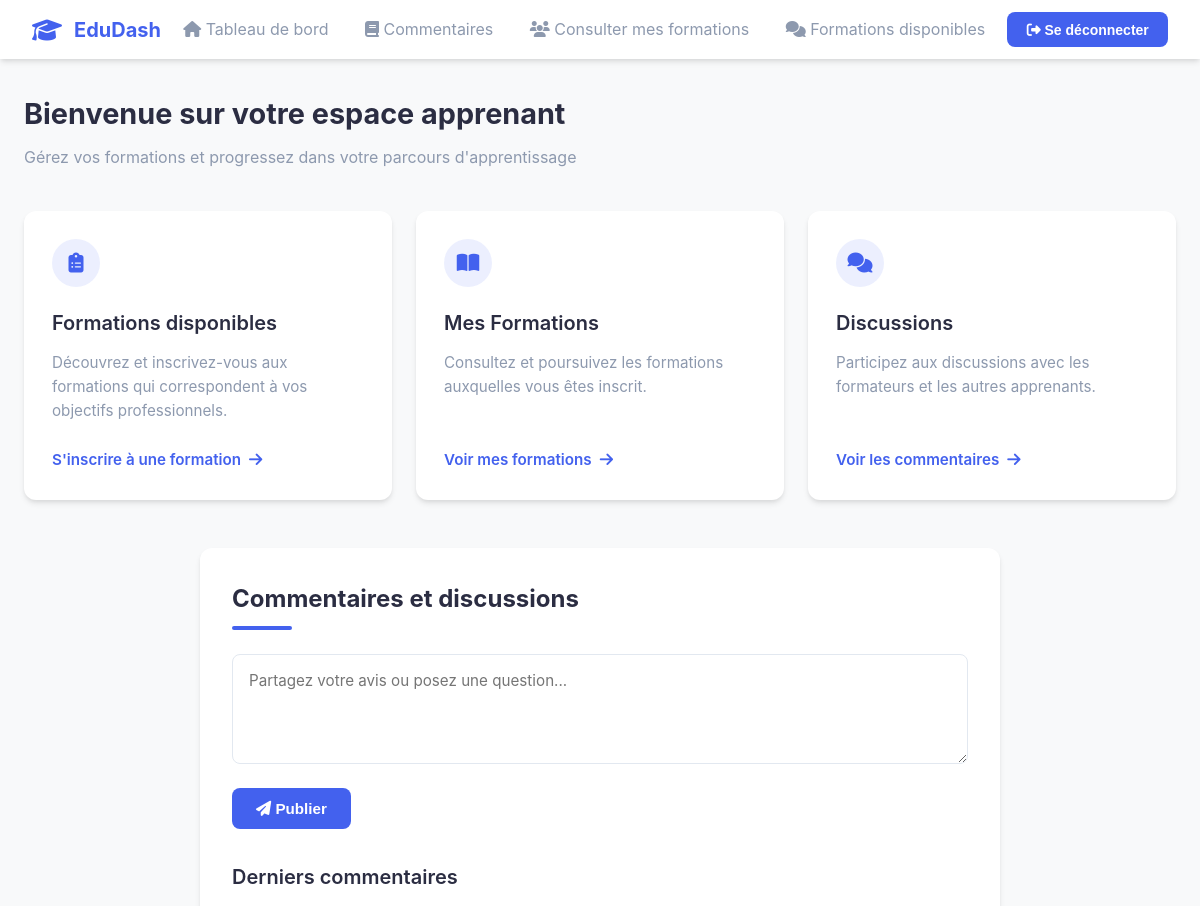
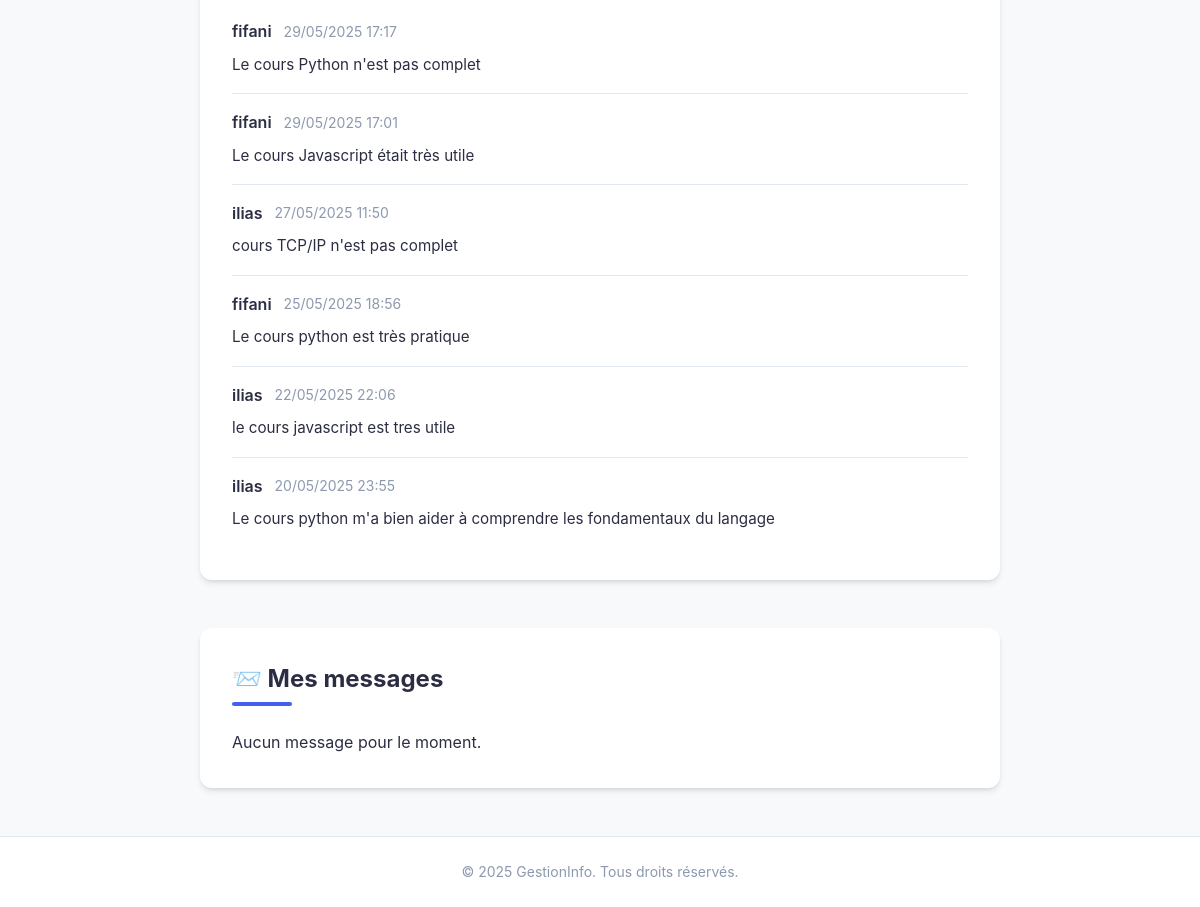
/dashboard/apprenant/ (signed in), run on the app's committed database (2 pictures, top to bottom).
### myapp/models.py (models this page shows, shortened)
class Commentaire(models.Model):
    utilisateur = models.ForeignKey(Utilisateur, on_delete=models.CASCADE)
    commentaire = models.TextField()
    date = models.DateTimeField(auto_now_add=True)

class Utilisateur(AbstractUser):
    def __str__(self):
        return self.username

### myapp/views.py (the view)
# urls.py: path('dashboard/apprenant/', views.dashboard_apprenant, name='dashboard_apprenant'),
@login_required
def dashboard_apprenant(request):
    user = request.user
    from .models import Message
    messages = Message.objects.filter(recipient=user).order_by('-timestamp')
    commentaires = Commentaire.objects.order_by('-date')[:10]
    try:
        apprenant = Apprenant.objects.get(utilisateur=request.user)
        formations = [insc.formation for insc in InscriptionsProgress.objects.filter(apprenant=apprenant)]
    except Apprenant.DoesNotExist:
        formations = []
    return render(request, 'dashboard/apprenant.html', {'commentaires': commentaires, 'formations': formations, 'messages': messages,})

### myapp/templates/dashboard/apprenant.html (shortened to what this page needs)
<!DOCTYPE html>
<html lang="fr">
<head>
    <link rel="stylesheet" href="https://cdnjs.cloudflare.com/ajax/libs/font-awesome/6.4.0/css/all.min.css">
</head>
<body>
    <nav class="navbar">
        <div class="logo">
            <i class="fas fa-graduation-cap"></i>
            <span>EduDash</span>
        </div>
         <nav class="nav-menu">
                <a href="#" class="nav-link active">
                    <i class="fas fa-home"></i>
                    <span>Tableau de bord</span>
                </a>
                <a href="{% url 'ajouter_commentaire' %}" class="nav-link">
                    <i class="fas fa-book"></i>
                    <span> Commentaires </span>
                </a>
                <a href="{% url 'mes_formations' %}" class="nav-link">
                    <i class="fas fa-users"></i>
                    <span>Consulter mes formations </span>
                </a>
                <a href="{% url 'formations_disponibles'%}" class="nav-link">
                    <i class="fas fa-comments"></i>
                    <span>Formations disponibles </span>
                </a>
            </nav>
        <form method="post" action="{% url 'logout' %}">
            <button type="submit" class="logout-btn">
                <i class="fas fa-sign-out-alt"></i> Se déconnecter
            </button>
        </form>
    </nav>
    <div class="container">
        <div class="welcome-section">
            <h1>Bienvenue sur votre espace apprenant</h1>
            <p>Gérez vos formations et progressez dans votre parcours d'apprentissage</p>
        </div>
        <div class="grid">
            <div class="card">
                <div class="card-icon">
                    <i class="fas fa-clipboard-list"></i>
                </div>
                <h3>Formations disponibles</h3>
                <p>Découvrez et inscrivez-vous aux formations qui correspondent à vos objectifs professionnels.</p>
                <a href="{% url 'formations_disponibles' %}" class="card-link">
                    S'inscrire à une formation
                    <i class="fas fa-arrow-right"></i>
                </a>
            </div>
            <div class="card">
                <div class="card-icon">
                    <i class="fas fa-book-open"></i>
                </div>
                <h3>Mes Formations</h3>
                <p>Consultez et poursuivez les formations auxquelles vous êtes inscrit.</p>
                <a href="{% url 'mes_formations' %}" class="card-link">
                    Voir mes formations
                    <i class="fas fa-arrow-right"></i>
                </a>
            </div>
            <div class="card">
                <div class="card-icon">
                    <i class="fas fa-comments"></i>
                </div>
                <h3>Discussions</h3>
                <p>Participez aux discussions avec les formateurs et les autres apprenants.</p>
                <a href="#comment-section" class="card-link">
                    Voir les commentaires
                    <i class="fas fa-arrow-right"></i>
                </a>
            </div>
        </div>
        <div class="comment-section" id="comment-section">
            <h2>Commentaires et discussions</h2>
            <div class="comment-form">
                <form method="post" action="{% url 'ajouter_commentaire' %}">
                    <textarea name="commentaire" rows="4" placeholder="Partagez votre avis ou posez une question..."></textarea>
                    <button type="submit" class="submit-btn">
                        <i class="fas fa-paper-plane"></i> Publier
                    </button>
                </form>
            </div>
            <div class="comment-list">
                <h3>Derniers commentaires</h3>
                <ul>
                    {% for c in commentaires %}
                        <li class="comment-item">
                            <div class="comment-header">
                                <span class="comment-user">{{ c.utilisateur.username }}</span>
                                <span class="comment-date">{{ c.date|date:'d/m/Y H:i' }}</span>
                            </div>
                            <div class="comment-content">
                                {{ c.commentaire }}
                            </div>
                        </li>
                    {% empty %}
                        <li class="comment-item">Aucun commentaire pour le moment.</li>
                    {% endfor %}
                </ul>
            </div>
        </div>
    </div>
<div class="messages-section">
  <h2>📨 Mes messages</h2>
  {% if messages %}
    <ul class="message-list">
      {% for m in messages %}
        <li class="message-item">
          <div class="msg-header">
            <span class="msg-subject">{{ m.sujet }}</span>
            <span>{{ m.timestamp|date:"d/m/Y H:i" }}</span>
          </div>
          <div class="msg-body">
            {{ m.content }}
          </div>
        </li>
      {% endfor %}
    </ul>
  {% else %}
    <p>Aucun message pour le moment.</p>
  {% endif %}
</div>
    <footer>
        <p>&copy; 2025 GestionInfo. Tous droits réservés.</p>
    </footer>
</body>
</html>

### data on the page
Commentaire: utilisateur.username "fifani", date "29/05/2025 17:17", commentaire "Le cours Python n'est pas complet"
Commentaire: utilisateur.username "fifani", date "29/05/2025 17:01", commentaire "Le cours Javascript était très utile"
Commentaire: utilisateur.username "ilias", date "27/05/2025 11:50", commentaire "cours TCP/IP n'est pas complet"
Commentaire: utilisateur.username "fifani", date "25/05/2025 18:56", commentaire "Le cours python est très pratique"
Commentaire: utilisateur.username "ilias", date "22/05/2025 22:06", commentaire "le cours javascript est tres utile"
Commentaire: utilisateur.username "ilias", date "20/05/2025 23:55", commentaire "Le cours python m'a bien aider à comprendre les fondamentaux du langage"
